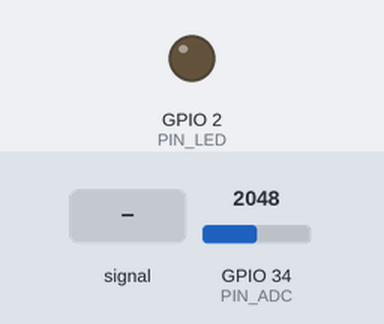
A program run on a simulated ESP32. Shown: output pins drawn as LEDs (lit = HIGH). The inputs (shaded band) are chosen by the test bench; at power-on: GPIO 34 (PIN_ADC) = 2048. WiFi joins after 1.5 s; servers stay silent unless stated; uploads are accepted with an empty reply; the local clock reads 2024-03-15 10:24:30 at power-on unless the program sets it; EEPROM starts erased; what the program prints to the serial monitor is not drawn.

Above: at 1.4 s.
1.5 s: GPIO 34 (PIN_ADC) fed a 200 Hz sine of ±1023 counts around its level
At 2.4 s:
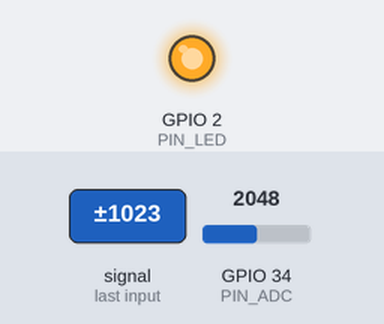
Timing chart, 0 to 4.5 s (numbered marks = the images above; inputs shaded):
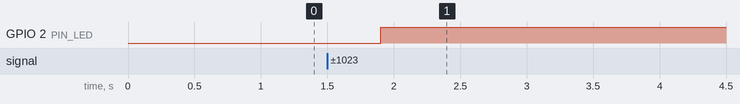

The program:

main.cpp
```cpp
// Monitor de consumo eléctrico no invasivo — ESP32 + SCT-013-000
// Mide Irms (medido) y lo envía al backend, que estima potencia y energía (V_ref = 220 V, FP = 1).

#include <Arduino.h>
#include <Preferences.h>

#include "ClienteApi.h"
#include "MedidorCorriente.h"
#include "calculo_irms.h"
#include "config.h"

namespace {

MedidorCorriente medidor(config::PIN_ADC, {config::R_B_OHM, config::N_S, config::K_CAL, config::I_MIN_A},
                         config::VENTANA_MS, config::ADC_MIN_MV, config::ADC_MAX_MV);
ClienteApi api;
ColaLecturas cola;
medicion::AcumuladorIntervalo intervalo;
Preferences preferencias;

uint32_t secuencia = 1;
uint32_t secuencia_reservada = 0;
uint32_t ultima_medicion_ms = 0;
uint32_t inicio_intervalo_ms = 0;

/** Retoma la secuencia tras un reinicio sin escribir la flash en cada lectura. */
void cargarSecuencia() {
    preferencias.begin("monitor", false);
    secuencia = max<uint32_t>(1, preferencias.getUInt("seq", 1));
    secuencia_reservada = secuencia + config::BLOQUE_SECUENCIA;
    preferencias.putUInt("seq", secuencia_reservada);
}

uint32_t siguienteSecuencia() {
    const uint32_t s = secuencia++;
    if (secuencia >= secuencia_reservada) {
        secuencia_reservada += config::BLOQUE_SECUENCIA;
        preferencias.putUInt("seq", secuencia_reservada);
    }
    return s;
}

void cerrarIntervalo(uint32_t ahora_ms) {
    const float intervalo_s = (ahora_ms - inicio_intervalo_ms) / 1000.0f;
    const medicion::Lectura l{siguienteSecuencia(), intervalo.irms(), intervalo_s, api.epochActual()};
    if (!cola.agregar(l)) {
        Serial.println("[buf] búfer lleno: se descartó la lectura más antigua");
    }
    Serial.printf("Irms=%.3f A  P_est=%.1f W\n", l.irms_a, l.irms_a * config::V_REF_V);
    intervalo.reiniciar();
    inicio_intervalo_ms = ahora_ms;
}

}  // namespace

void setup() {
    Serial.begin(115200);
    delay(200);
    Serial.println();
    Serial.println("Monitor de energía — Irms medido; P_est estimada (220 V, FP = 1)");
#ifdef SIMULACION
    Serial.println("Modo SIMULACION (Wokwi)");
#endif
#ifdef SIM_SOFTWARE
    Serial.println("Plan B: muestras generadas por software (potenciómetro en GPIO35)");
#endif
    cargarSecuencia();
    medidor.iniciar();
    api.iniciar();
    ultima_medicion_ms = inicio_intervalo_ms = millis();
}

void loop() {
    const uint32_t ahora = millis();
    api.mantener(ahora);

    if (ahora - ultima_medicion_ms >= config::MEDICION_CADA_MS) {
        ultima_medicion_ms = ahora;
        intervalo.agregar(medidor.medirVentana());
        if (medidor.ultimasSaturadas() > 0) {
            Serial.printf("[adc] %lu de %u muestras fuera de 150–2450 mV (offset %.0f mV)\n",
                          static_cast<unsigned long>(medidor.ultimasSaturadas()),
                          static_cast<unsigned>(medidor.ultimasMuestras()), medidor.ultimoOffsetMv());
        }
    }

    const uint32_t ahora_post = millis();
    if (ahora_post - inicio_intervalo_ms >= config::INTERVALO_ENVIO_S * 1000UL && intervalo.ventanas() > 0) {
        cerrarIntervalo(ahora_post);
    }

    api.intentarEnvio(cola, millis());
}
```

secrets.example.h
```cpp
#pragma once
// Copia este archivo como include/secrets.h (ignorado por git) y completa tus datos.

#define WIFI_SSID "mi-red-wifi"
#define WIFI_PASSWORD "mi-clave-wifi"

// URL base del backend, sin barra final. Ej.: "http://192.168.1.50:8080" o la URL https del túnel.
#define API_BASE_URL "http://192.168.1.50:8080"

// Datos que devuelve POST /api/v1/dispositivos (la api_key se muestra una sola vez).
#define DEVICE_ID 1
#define DEVICE_API_KEY "pega-aqui-la-api-key"
```

ClienteApi.cpp
```cpp
#include "ClienteApi.h"

#include <ArduinoJson.h>
#include <HTTPClient.h>
#include <time.h>

namespace {
constexpr int64_t kEpochMinimoValido = 1700000000;  // 2023: si es menor, NTP aún no sincronizó
constexpr uint32_t kReintentoWifiMs = 10000;
}  // namespace

void ClienteApi::iniciar() {
    pinMode(config::PIN_LED, OUTPUT);
    digitalWrite(config::PIN_LED, LOW);
    // Laboratorio: no se verifica el certificado del túnel HTTPS. Para producción, usar setCACert().
    cliente_tls_.setInsecure();
    WiFi.mode(WIFI_STA);
    WiFi.begin(config::WIFI_SSID_EFECTIVO, config::WIFI_PASSWORD_EFECTIVO, config::WIFI_CANAL);
    Serial.printf("[wifi] conectando a %s...\n", config::WIFI_SSID_EFECTIVO);
}

void ClienteApi::mantener(uint32_t ahora_ms) {
    const bool ok = conectado();
    if (ok && !estaba_conectado_) {
        Serial.printf("[wifi] conectado, IP %s\n", WiFi.localIP().toString().c_str());
        if (!ntp_configurado_) {
            configTime(0, 0, "pool.ntp.org", "time.google.com");
            ntp_configurado_ = true;
        }
        consultarSesionActiva();
        ultima_consulta_sesion_ms_ = ahora_ms;
    } else if (!ok && estaba_conectado_) {
        Serial.println("[wifi] desconectado");
    }
    estaba_conectado_ = ok;

    if (!ok && ahora_ms - ultimo_intento_wifi_ms_ >= kReintentoWifiMs) {
        ultimo_intento_wifi_ms_ = ahora_ms;
        WiFi.reconnect();
    }
    if (ok && ahora_ms - ultima_consulta_sesion_ms_ >= config::CONSULTA_SESION_CADA_MS) {
        ultima_consulta_sesion_ms_ = ahora_ms;
        consultarSesionActiva();
    }
    // LED encendido con Wi-Fi; se apaga un instante tras cada envío exitoso.
    const bool parpadeo = static_cast<int32_t>(parpadeo_hasta_ms_ - ahora_ms) > 0;
    digitalWrite(config::PIN_LED, (ok && !parpadeo) ? HIGH : LOW);
}

int64_t ClienteApi::epochActual() const {
    const time_t t = time(nullptr);
    return t >= kEpochMinimoValido ? static_cast<int64_t>(t) : 0;
}

bool ClienteApi::comenzar(HTTPClient& http, const String& url) {
    http.setTimeout(config::HTTP_TIMEOUT_MS);
    if (url.startsWith("https://")) return http.begin(cliente_tls_, url);
    return http.begin(cliente_plano_, url);
}

String ClienteApi::cuerpoLote(const ColaLecturas& cola, size_t n) const {
    JsonDocument doc;
    JsonArray lecturas = doc["lecturas"].to<JsonArray>();
    for (size_t i = 0; i < n; ++i) {
        const medicion::Lectura& l = cola.en(i);
        JsonObject o = lecturas.add<JsonObject>();
        o["secuencia"] = l.secuencia;
        o["i_rms"] = serialized(String(l.irms_a, 4));
        o["intervalo_s"] = serialized(String(l.intervalo_s, 3));
        if (l.epoch_s > 0) o["timestamp"] = l.epoch_s;  // sin NTP se omite: el backend usa su hora
    }
    String cuerpo;
    serializeJson(doc, cuerpo);
    return cuerpo;
}

void ClienteApi::registrarFallo(uint32_t ahora_ms) {
    backoff_ms_ = backoff_ms_ == 0 ? config::BACKOFF_MIN_MS : min(backoff_ms_ * 2, config::BACKOFF_MAX_MS);
    proximo_envio_ms_ = ahora_ms + backoff_ms_;
    Serial.printf("[api] reintento en %lu s\n", static_cast<unsigned long>(backoff_ms_ / 1000));
}

void ClienteApi::intentarEnvio(ColaLecturas& cola, uint32_t ahora_ms) {
    if (cola.vacia() || !conectado()) return;
    if (static_cast<int32_t>(proximo_envio_ms_ - ahora_ms) > 0) return;

    const size_t n = min(cola.tamano(), config::LOTE_MAX);
    HTTPClient http;
    if (!comenzar(http, String(API_BASE_URL) + "/api/v1/lecturas")) {
        Serial.println("[api] URL inválida");
        registrarFallo(ahora_ms);
        return;
    }
    http.addHeader("Content-Type", "application/json");
    http.addHeader("X-Device-Key", DEVICE_API_KEY);
    const int codigo = http.POST(cuerpoLote(cola, n));
    http.end();

    if (codigo == 200 || codigo == 201) {
        cola.quitar(n);
        backoff_ms_ = 0;
        proximo_envio_ms_ = ahora_ms;
        parpadeo_hasta_ms_ = ahora_ms + 80;
        Serial.printf("[api] enviadas %u lecturas (pendientes %u)\n", static_cast<unsigned>(n),
                      static_cast<unsigned>(cola.tamano()));
    } else if (codigo == 404 || codigo == 400) {
        // 404: no hay sesión activa · 400: datos inválidos. Reintentar no lo arregla: se descartan.
        cola.quitar(n);
        proximo_envio_ms_ = ahora_ms + config::BACKOFF_MIN_MS;
        Serial.printf("[api] HTTP %d: se descartan %u lecturas (%s)\n", codigo, static_cast<unsigned>(n),
                      codigo == 404 ? "sin sesión activa" : "datos inválidos");
    } else {
        // 401 (API key), 5xx o error de red (<0): se conservan y se reintenta.
        Serial.printf("[api] error HTTP %d\n", codigo);
        registrarFallo(ahora_ms);
    }
}

void ClienteApi::consultarSesionActiva() {
    if (!conectado()) return;
    HTTPClient http;
    const String url = String(API_BASE_URL) + "/api/v1/dispositivos/" + String(DEVICE_ID) + "/sesion-activa";
    if (!comenzar(http, url)) return;
    http.addHeader("X-Device-Key", DEVICE_API_KEY);
    const int codigo = http.GET();
    if (codigo == 200) {
        JsonDocument doc;
        if (!deserializeJson(doc, http.getString())) {
            Serial.printf("[api] sesión activa %ld: %s\n", static_cast<long>(doc["id"] | 0L),
                          doc["carga_declarada"] | "?");
        }
    } else if (codigo == 404) {
        Serial.println("[api] sin sesión activa: inicia una desde la web");
    } else {
        Serial.printf("[api] no se pudo consultar la sesión (HTTP %d)\n", codigo);
    }
    http.end();
}
```

ClienteApi.h
```cpp
#pragma once

#include <Arduino.h>
#include <WiFi.h>
#include <WiFiClientSecure.h>

#include "cola_lecturas.h"
#include "config.h"

using ColaLecturas = medicion::ColaLecturas<config::CAPACIDAD_BUFFER>;

/**
 * Conexión Wi-Fi, hora NTP y envío de lecturas al backend.
 * Las lecturas quedan en el búfer hasta que el backend las confirma; si falla,
 * se reintenta con backoff exponencial.
 */
class ClienteApi {
public:
    void iniciar();
    /** Reconecta Wi-Fi, sincroniza NTP y actualiza el LED. Llamar en cada loop. */
    void mantener(uint32_t ahora_ms);
    /** Envía un lote si toca (respeta el backoff). */
    void intentarEnvio(ColaLecturas& cola, uint32_t ahora_ms);
    /** Imprime la sesión activa del dispositivo (informativo). */
    void consultarSesionActiva();

    bool conectado() const { return WiFi.status() == WL_CONNECTED; }
    /** Hora Unix si NTP ya sincronizó; 0 si no. */
    int64_t epochActual() const;

private:
    bool comenzar(class HTTPClient& http, const String& url);
    String cuerpoLote(const ColaLecturas& cola, size_t n) const;
    void registrarFallo(uint32_t ahora_ms);

    WiFiClient cliente_plano_;
    WiFiClientSecure cliente_tls_;
    bool ntp_configurado_ = false;
    bool estaba_conectado_ = false;
    uint32_t ultimo_intento_wifi_ms_ = 0;
    uint32_t backoff_ms_ = 0;
    uint32_t proximo_envio_ms_ = 0;
    uint32_t parpadeo_hasta_ms_ = 0;
    uint32_t ultima_consulta_sesion_ms_ = 0;
};
```

MedidorCorriente.cpp
```cpp
#include "MedidorCorriente.h"

#include <cmath>

#ifdef SIM_SOFTWARE
#include "config.h"
#endif

MedidorCorriente::MedidorCorriente(uint8_t pin, const medicion::ParametrosTc& parametros, uint32_t ventana_ms,
                                   float adc_min_mv, float adc_max_mv)
    : pin_(pin), parametros_(parametros), ventana_ms_(ventana_ms), adc_min_mv_(adc_min_mv), adc_max_mv_(adc_max_mv) {}

void MedidorCorriente::iniciar() {
    pinMode(pin_, INPUT);
    analogSetPinAttenuation(pin_, ADC_11db);  // rango ≈ 150–2450 mV
#ifdef SIM_SOFTWARE
    pinMode(config::PIN_POT_SIM, INPUT);
    analogSetPinAttenuation(config::PIN_POT_SIM, ADC_11db);
#endif
}

#ifdef SIM_SOFTWARE
float MedidorCorriente::irmsSimulada() const {
    return analogRead(config::PIN_POT_SIM) / 4095.0f * config::SIM_IRMS_MAX_A;
}
#endif

float MedidorCorriente::medirVentana() {
    ventana_.reiniciar();
    saturadas_ = 0;
#ifdef SIM_SOFTWARE
    const float irms_sim = irmsSimulada();
#endif
    const uint32_t inicio = micros();
    const uint32_t duracion_us = ventana_ms_ * 1000UL;
    while (micros() - inicio < duracion_us) {
#ifdef SIM_SOFTWARE
        // Plan B: misma fórmula que el chip ct-sim, cuantizada a mV como analogReadMilliVolts.
        const float mv = std::round(medicion::senalTcMv(micros() / 1e6, irms_sim, config::SIM_VBIAS_V,
                                                        parametros_.rb_ohm, parametros_.ns,
                                                        config::SIM_FRECUENCIA_HZ));
        delayMicroseconds(50);  // ritmo de muestreo parecido al del ADC real
#else
        // analogReadMilliVolts aplica la calibración de fábrica del ADC.
        const float mv = static_cast<float>(analogReadMilliVolts(pin_));
#endif
        if (mv < adc_min_mv_ || mv > adc_max_mv_) ++saturadas_;
        ventana_.agregar(mv);
    }
    return ventana_.irms(parametros_);
}
```

MedidorCorriente.h
```cpp
#pragma once

#include <Arduino.h>

#include "calculo_irms.h"

/** Muestrea el ADC durante una ventana y calcula Irms con la librería pura `medicion`. */
class MedidorCorriente {
public:
    MedidorCorriente(uint8_t pin, const medicion::ParametrosTc& parametros, uint32_t ventana_ms,
                     float adc_min_mv, float adc_max_mv);

    void iniciar();

    /** Bloquea durante la ventana y devuelve Irms (A). */
    float medirVentana();

    size_t ultimasMuestras() const { return ventana_.muestras(); }
    float ultimoOffsetMv() const { return ventana_.offsetMv(); }
    /** Muestras fuera del rango confiable del ADC en la última ventana. */
    uint32_t ultimasSaturadas() const { return saturadas_; }

private:
#ifdef SIM_SOFTWARE
    float irmsSimulada() const;
#endif
    uint8_t pin_;
    medicion::ParametrosTc parametros_;
    uint32_t ventana_ms_;
    float adc_min_mv_;
    float adc_max_mv_;
    medicion::VentanaRms ventana_;
    uint32_t saturadas_ = 0;
};
```

config.h
```cpp
#pragma once
// Parámetros del monitor. Todo es ajustable: se recalibrará con el hardware real.

#include <cstddef>
#include <cstdint>

#if __has_include("secrets.h")
#include "secrets.h"
#else
#warning "Falta include/secrets.h: se compila con secrets.example.h (cópialo y edítalo)"
#include "secrets.example.h"
#endif

namespace config {

// ---- Red ----
#ifdef SIMULACION
constexpr const char* WIFI_SSID_EFECTIVO = "Wokwi-GUEST";  // red abierta del simulador Wokwi
constexpr const char* WIFI_PASSWORD_EFECTIVO = "";
constexpr int32_t WIFI_CANAL = 6;  // Wokwi conecta más rápido en el canal 6
#else
constexpr const char* WIFI_SSID_EFECTIVO = WIFI_SSID;
constexpr const char* WIFI_PASSWORD_EFECTIVO = WIFI_PASSWORD;
constexpr int32_t WIFI_CANAL = 0;  // 0 = cualquiera
#endif

// ---- Pines ----
// Solo ADC1 (GPIO32–39): el ADC2 no se puede usar con Wi-Fi activo.
constexpr uint8_t PIN_ADC = 34;
static_assert(PIN_ADC >= 32 && PIN_ADC <= 39, "Usa un pin de ADC1 (GPIO32–39)");
constexpr uint8_t PIN_LED = 2;  // LED de estado: encendido = Wi-Fi conectado; parpadea al enviar

// ---- Acondicionamiento (SCT-013-000) ----
constexpr float R_B_OHM = 47.0f;    // resistencia de carga
constexpr float N_S = 2000.0f;      // relación 100 A : 50 mA
constexpr float K_CAL = 1.0f;       // factor de calibración (ver docs/calibracion.md)
constexpr float I_MIN_A = 0.05f;    // umbral de ruido: por debajo se reporta 0

// Rango confiable del ADC con atenuación de 11 dB (documentación de Espressif)
constexpr float ADC_MIN_MV = 150.0f;
constexpr float ADC_MAX_MV = 2450.0f;

// ---- Muestreo ----
constexpr uint32_t VENTANA_MS = 200;          // ≥ 10 ciclos de 60 Hz (12 ciclos)
constexpr uint32_t MEDICION_CADA_MS = 1000;   // una ventana por segundo
constexpr uint32_t INTERVALO_ENVIO_S = 5;     // una lectura (RMS de las ventanas) cada 5 s

// ---- Simulación por software (plan B, -DSIM_SOFTWARE) ----
// El firmware genera las muestras con la misma fórmula del chip ct-sim;
// un potenciómetro en GPIO35 fija la Irms simulada entre 0 y SIM_IRMS_MAX_A.
constexpr uint8_t PIN_POT_SIM = 35;
constexpr float SIM_IRMS_MAX_A = 30.0f;
constexpr float SIM_VBIAS_V = 1.32f;
constexpr float SIM_FRECUENCIA_HZ = 60.0f;

// Solo para el monitor serial: el backend recalcula P_est y la energía.
constexpr float V_REF_V = 220.0f;

// ---- Envío ----
constexpr std::size_t CAPACIDAD_BUFFER = 720;  // 1 h de lecturas a 5 s sin conexión
constexpr std::size_t LOTE_MAX = 20;            // lecturas por POST
constexpr uint32_t BACKOFF_MIN_MS = 5000;
constexpr uint32_t BACKOFF_MAX_MS = 60000;
constexpr uint16_t HTTP_TIMEOUT_MS = 4000;
constexpr uint32_t CONSULTA_SESION_CADA_MS = 60000;

// La secuencia se reserva en bloques en la flash (NVS) para no repetirla tras un reinicio.
// Un reinicio deja como máximo este hueco en la secuencia.
constexpr uint32_t BLOQUE_SECUENCIA = 12;

}  // namespace config
```
